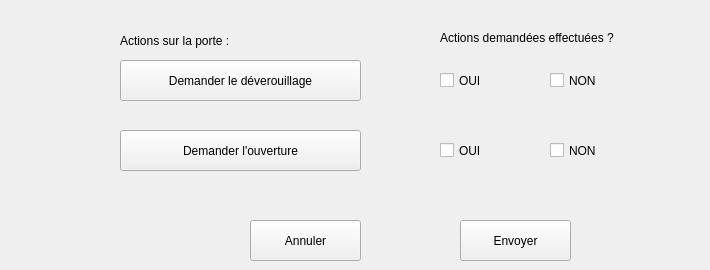
   <widget class="QWidget" name="page_5">
    <widget class="QLabel" name="L_DoorNumber">
     <property name="geometry">
      <rect>
       <x>120</x>
       <y>30</y>
       <width>221</width>
       <height>21</height>
      </rect>
     </property>
     <property name="text">
      <string>Actions sur la porte : </string>
     </property>
    </widget>
    <widget class="QCheckBox" name="CheckBox_Unlock_Yes">
     <property name="geometry">
      <rect>
       <x>440</x>
       <y>70</y>
       <width>61</width>
       <height>21</height>
      </rect>
     </property>
     <property name="text">
      <string>OUI</string>
     </property>
    </widget>
    <widget class="QPushButton" name="B_OpenBox">
     <property name="geometry">
      <rect>
       <x>120</x>
       <y>130</y>
       <width>241</width>
       <height>41</height>
      </rect>
     </property>
     <property name="text">
      <string>Demander l'ouverture</string>
     </property>
    </widget>
    <widget class="QPushButton" name="B_UnlockBox">
     <property name="geometry">
      <rect>
       <x>120</x>
       <y>60</y>
       <width>241</width>
       <height>41</height>
      </rect>
     </property>
     <property name="text">
      <string>Demander le déverouillage</string>
     </property>
    </widget>
    <widget class="QCheckBox" name="CheckBox_Unlock_No">
     <property name="geometry">
      <rect>
       <x>550</x>
       <y>70</y>
       <width>61</width>
       <height>21</height>
      </rect>
     </property>
     <property name="text">
      <string>NON</string>
     </property>
    </widget>
    <widget class="QCheckBox" name="CheckBox_Open_Yes">
     <property name="geometry">
      <rect>
       <x>440</x>
       <y>140</y>
       <width>61</width>
       <height>21</height>
      </rect>
     </property>
     <property name="text">
      <string>OUI</string>
     </property>
    </widget>
    <widget class="QCheckBox" name="CheckBox_Open_No">
     <property name="geometry">
      <rect>
       <x>550</x>
       <y>140</y>
       <width>61</width>
       <height>21</height>
      </rect>
     </property>
     <property name="text">
      <string>NON</string>
     </property>
    </widget>
    <widget class="QLabel" name="label_5">
     <property name="geometry">
      <rect>
       <x>440</x>
       <y>30</y>
       <width>261</width>
       <height>16</height>
      </rect>
     </property>
     <property name="text">
      <string>Actions demandées effectuées ?</string>
     </property>
    </widget>
    <widget class="QPushButton" name="B_TestValid">
     <property name="geometry">
      <rect>
       <x>460</x>
       <y>220</y>
       <width>111</width>
       <height>41</height>
      </rect>
     </property>
     <property name="text">
      <string>Envoyer</string>
     </property>
    </widget>
    <widget class="QPushButton" name="B_CancelDoorsTest">
     <property name="geometry">
      <rect>
       <x>250</x>
       <y>220</y>
       <width>111</width>
       <height>41</height>
      </rect>
     </property>
     <property name="text">
      <string>Annuler</string>
     </property>
    </widget>
   </widget>
